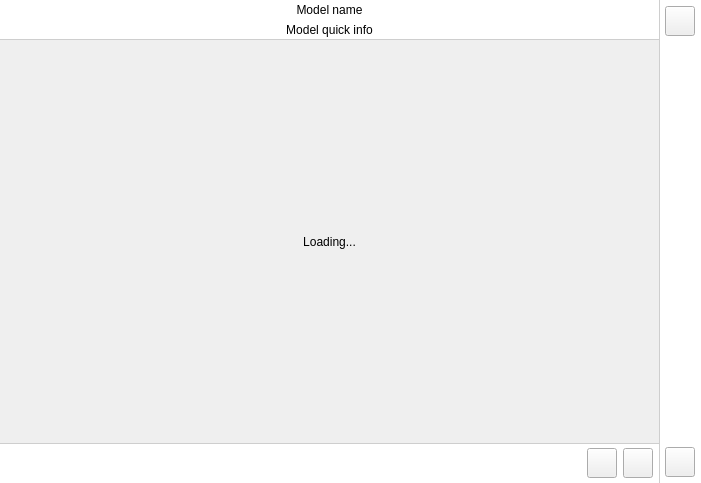
<?xml version="1.0" encoding="UTF-8"?>
<ui version="4.0">
 <class>gui::GMMViewer</class>
 <widget class="QWidget" name="gui::GMMViewer">
  <property name="geometry">
   <rect>
    <x>0</x>
    <y>0</y>
    <width>701</width>
    <height>483</height>
   </rect>
  </property>
  <property name="styleSheet">
   <string notr="true">QWidget#wdg_view_controls {
	background-color: #FFFFFF;
	border-left: 1px solid #CECECE;
}

QFrame#frm_model_info {
	background-color: #FFFFFF;
	border-bottom: 1px solid #CECECE;
}

QFrame#frm_model_view_tools {
	background-color: #FFFFFF;
	border-top: 1px solid #CECECE;
}</string>
  </property>
  <layout class="QHBoxLayout" name="horizontalLayout">
   <property name="spacing">
    <number>0</number>
   </property>
   <property name="margin">
    <number>0</number>
   </property>
   <item>
    <widget class="QWidget" name="wdg_model_view" native="true">
     <layout class="QVBoxLayout" name="verticalLayout_2">
      <property name="spacing">
       <number>0</number>
      </property>
      <property name="margin">
       <number>0</number>
      </property>
      <item>
       <widget class="QFrame" name="frm_model_info">
        <property name="sizePolicy">
         <sizepolicy hsizetype="Preferred" vsizetype="Fixed">
          <horstretch>0</horstretch>
          <verstretch>0</verstretch>
         </sizepolicy>
        </property>
        <property name="frameShape">
         <enum>QFrame::NoFrame</enum>
        </property>
        <property name="frameShadow">
         <enum>QFrame::Plain</enum>
        </property>
        <layout class="QVBoxLayout" name="verticalLayout_3">
         <property name="leftMargin">
          <number>6</number>
         </property>
         <property name="topMargin">
          <number>3</number>
         </property>
         <property name="rightMargin">
          <number>6</number>
         </property>
         <property name="bottomMargin">
          <number>3</number>
         </property>
         <item>
          <widget class="QLabel" name="lbl_model_name">
           <property name="text">
            <string>Model name</string>
           </property>
           <property name="alignment">
            <set>Qt::AlignCenter</set>
           </property>
          </widget>
         </item>
         <item>
          <widget class="QLabel" name="lbl_model_info">
           <property name="text">
            <string>Model quick info</string>
           </property>
           <property name="alignment">
            <set>Qt::AlignCenter</set>
           </property>
          </widget>
         </item>
        </layout>
       </widget>
      </item>
      <item>
       <widget class="QWidget" name="wdg_map_view" native="true">
        <layout class="QHBoxLayout" name="wdg_map_view_vlayout">
         <property name="spacing">
          <number>0</number>
         </property>
         <property name="margin">
          <number>0</number>
         </property>
         <item>
          <widget class="QLabel" name="lbl_wait_map">
           <property name="text">
            <string>Loading...</string>
           </property>
           <property name="alignment">
            <set>Qt::AlignCenter</set>
           </property>
          </widget>
         </item>
        </layout>
       </widget>
      </item>
      <item>
       <widget class="QFrame" name="frm_model_view_tools">
        <property name="sizePolicy">
         <sizepolicy hsizetype="Preferred" vsizetype="Fixed">
          <horstretch>0</horstretch>
          <verstretch>0</verstretch>
         </sizepolicy>
        </property>
        <property name="minimumSize">
         <size>
          <width>0</width>
          <height>40</height>
         </size>
        </property>
        <layout class="QHBoxLayout" name="horizontalLayout_2">
         <property name="leftMargin">
          <number>6</number>
         </property>
         <property name="topMargin">
          <number>3</number>
         </property>
         <property name="rightMargin">
          <number>6</number>
         </property>
         <property name="bottomMargin">
          <number>3</number>
         </property>
         <item>
          <spacer name="horizontalSpacer">
           <property name="orientation">
            <enum>Qt::Horizontal</enum>
           </property>
           <property name="sizeHint" stdset="0">
            <size>
             <width>572</width>
             <height>20</height>
            </size>
           </property>
          </spacer>
         </item>
         <item>
          <widget class="QPushButton" name="btn_zoom_out">
           <property name="sizePolicy">
            <sizepolicy hsizetype="Fixed" vsizetype="Fixed">
             <horstretch>0</horstretch>
             <verstretch>0</verstretch>
            </sizepolicy>
           </property>
           <property name="minimumSize">
            <size>
             <width>30</width>
             <height>30</height>
            </size>
           </property>
           <property name="maximumSize">
            <size>
             <width>30</width>
             <height>30</height>
            </size>
           </property>
           <property name="focusPolicy">
            <enum>Qt::TabFocus</enum>
           </property>
           <property name="icon">
            <iconset resource="../moka_tool.qrc">
             <normaloff>:/images/zoom-out-32x32.png</normaloff>:/images/zoom-out-32x32.png</iconset>
           </property>
           <property name="iconSize">
            <size>
             <width>22</width>
             <height>22</height>
            </size>
           </property>
           <property name="autoRepeat">
            <bool>true</bool>
           </property>
          </widget>
         </item>
         <item>
          <widget class="QPushButton" name="btn_zoom_in">
           <property name="sizePolicy">
            <sizepolicy hsizetype="Fixed" vsizetype="Fixed">
             <horstretch>0</horstretch>
             <verstretch>0</verstretch>
            </sizepolicy>
           </property>
           <property name="minimumSize">
            <size>
             <width>30</width>
             <height>30</height>
            </size>
           </property>
           <property name="maximumSize">
            <size>
             <width>30</width>
             <height>30</height>
            </size>
           </property>
           <property name="focusPolicy">
            <enum>Qt::TabFocus</enum>
           </property>
           <property name="icon">
            <iconset resource="../moka_tool.qrc">
             <normaloff>:/images/zoom-in-32x32.png</normaloff>:/images/zoom-in-32x32.png</iconset>
           </property>
           <property name="iconSize">
            <size>
             <width>22</width>
             <height>22</height>
            </size>
           </property>
           <property name="autoRepeat">
            <bool>true</bool>
           </property>
          </widget>
         </item>
        </layout>
       </widget>
      </item>
     </layout>
    </widget>
   </item>
   <item>
    <widget class="QWidget" name="wdg_view_controls" native="true">
     <property name="sizePolicy">
      <sizepolicy hsizetype="Fixed" vsizetype="Preferred">
       <horstretch>0</horstretch>
       <verstretch>0</verstretch>
      </sizepolicy>
     </property>
     <property name="minimumSize">
      <size>
       <width>42</width>
       <height>0</height>
      </size>
     </property>
     <property name="maximumSize">
      <size>
       <width>42</width>
       <height>16777215</height>
      </size>
     </property>
     <layout class="QVBoxLayout" name="verticalLayout">
      <property name="margin">
       <number>6</number>
      </property>
      <item>
       <widget class="QPushButton" name="btn_more_model_info">
        <property name="sizePolicy">
         <sizepolicy hsizetype="Fixed" vsizetype="Fixed">
          <horstretch>0</horstretch>
          <verstretch>0</verstretch>
         </sizepolicy>
        </property>
        <property name="minimumSize">
         <size>
          <width>30</width>
          <height>30</height>
         </size>
        </property>
        <property name="maximumSize">
         <size>
          <width>30</width>
          <height>30</height>
         </size>
        </property>
        <property name="focusPolicy">
         <enum>Qt::TabFocus</enum>
        </property>
        <property name="toolTip">
         <string>Show More Model Info</string>
        </property>
        <property name="icon">
         <iconset resource="../moka_tool.qrc">
          <normaloff>:/images/table-blue-32x32.png</normaloff>:/images/table-blue-32x32.png</iconset>
        </property>
        <property name="iconSize">
         <size>
          <width>22</width>
          <height>22</height>
         </size>
        </property>
       </widget>
      </item>
      <item>
       <spacer name="verticalSpacer">
        <property name="orientation">
         <enum>Qt::Vertical</enum>
        </property>
        <property name="sizeHint" stdset="0">
         <size>
          <width>20</width>
          <height>390</height>
         </size>
        </property>
       </spacer>
      </item>
      <item>
       <widget class="QPushButton" name="btn_close_map">
        <property name="sizePolicy">
         <sizepolicy hsizetype="Fixed" vsizetype="Fixed">
          <horstretch>0</horstretch>
          <verstretch>0</verstretch>
         </sizepolicy>
        </property>
        <property name="minimumSize">
         <size>
          <width>30</width>
          <height>30</height>
         </size>
        </property>
        <property name="maximumSize">
         <size>
          <width>30</width>
          <height>30</height>
         </size>
        </property>
        <property name="focusPolicy">
         <enum>Qt::TabFocus</enum>
        </property>
        <property name="toolTip">
         <string>Close Model View</string>
        </property>
        <property name="icon">
         <iconset resource="../moka_tool.qrc">
          <normaloff>:/images/window-close-24x24.png</normaloff>:/images/window-close-24x24.png</iconset>
        </property>
        <property name="iconSize">
         <size>
          <width>18</width>
          <height>18</height>
         </size>
        </property>
       </widget>
      </item>
     </layout>
    </widget>
   </item>
  </layout>
 </widget>
 <resources>
  <include location="../moka_tool.qrc"/>
 </resources>
 <connections/>
</ui>
